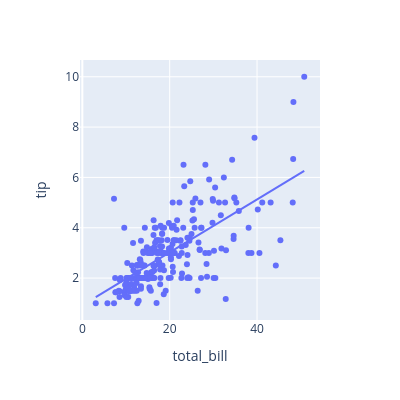

Notebook cell for this chart:
### Code cell
px.scatter(data_frame=tip_df, x='total_bill', y = 'tip', width=400, height=400, trendline='ols')

### Figure 1 — Plotly figure (JSON) as saved in the notebook; plotly's stock layout.template omitted (floating-point values rounded to 4 significant figures; data arrays with more than 128 entries replaced by an {"elided": "..."} marker saying what was removed)
{"data": [{"hovertemplate": "total_bill=%{x}<br>tip=%{y}<extra></extra>", "legendgroup": "", "marker": {"color": "#636efa", "symbol": "circle"}, "mode": "markers", "name": "", "orientation": "v", "showlegend": false, "type": "scatter", "x": {"elided": "244 float values"}, "xaxis": "x", "y": {"elided": "244 float values"}, "yaxis": "y"}, {"hovertemplate": "<b>OLS trendline</b><br>tip = 0.105025 * total_bill + 0.92027<br>R<sup>2</sup>=0.456617<br><br>total_bill=%{x}<br>tip=%{y} <b>(trend)</b><extra></extra>", "legendgroup": "", "marker": {"color": "#636efa", "symbol": "circle"}, "mode": "lines", "name": "", "showlegend": false, "type": "scatter", "x": {"elided": "244 float values"}, "xaxis": "x", "y": {"elided": "244 float values"}, "yaxis": "y"}], "layout": {"height": 400, "legend": {"tracegroupgap": 0}, "margin": {"t": 60}, "width": 400, "xaxis": {"anchor": "y", "domain": [0, 1], "title": {"text": "total_bill"}}, "yaxis": {"anchor": "x", "domain": [0, 1], "title": {"text": "tip"}}}}
